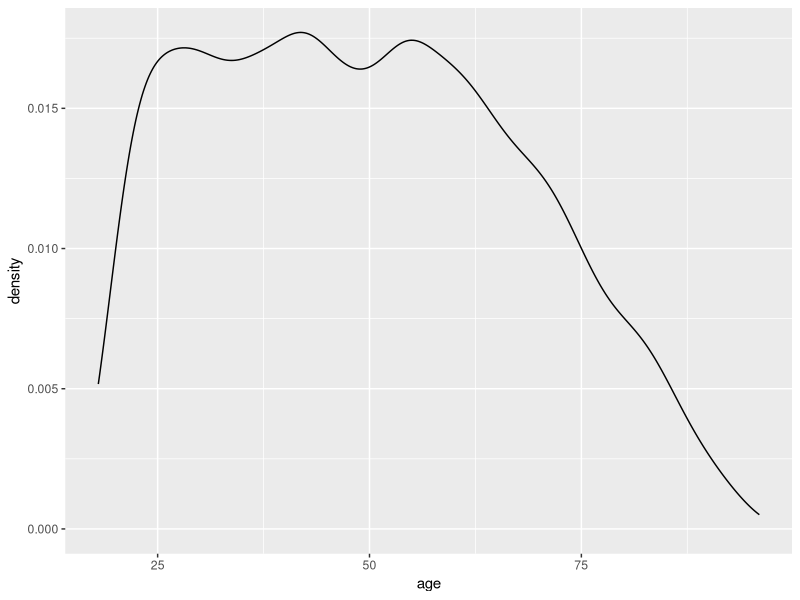
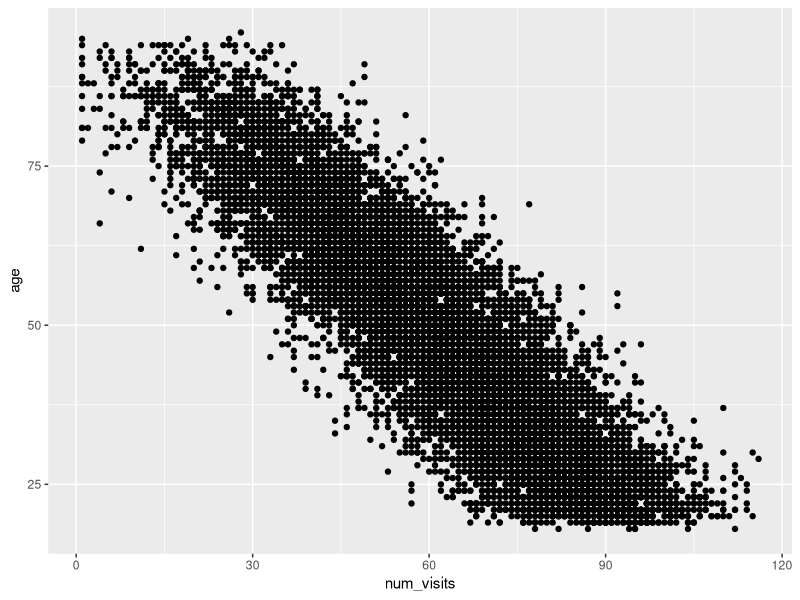
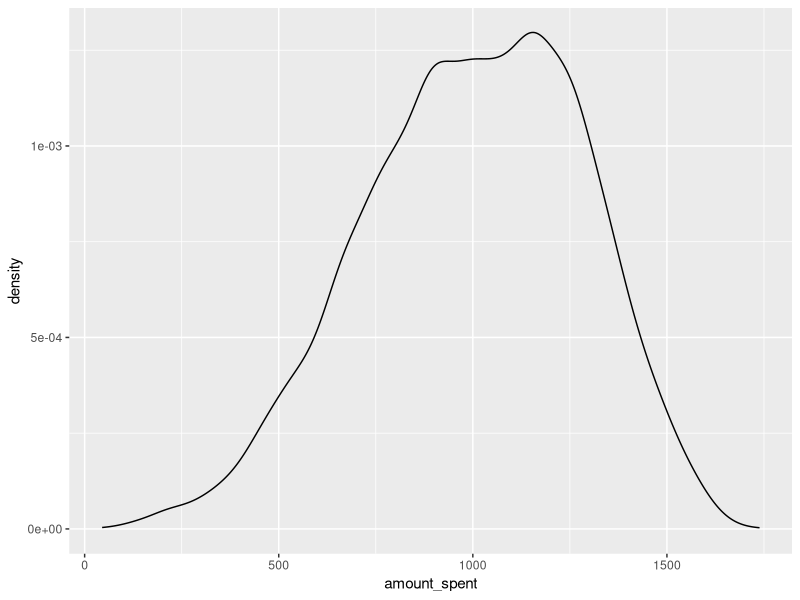
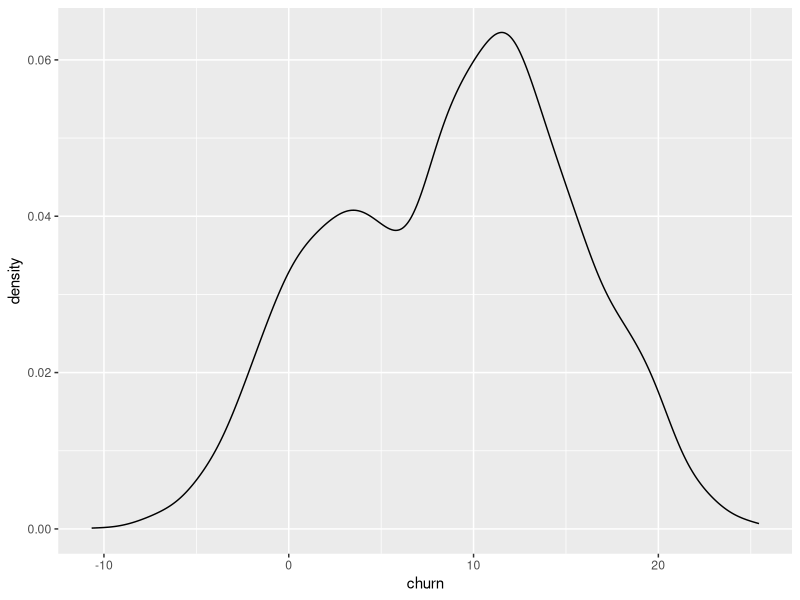

Generate these figures, in order, with R:
library(tidyverse)

# Number of Customers
num_cust <- 10000

# Customer ID
customer_id <- c()
for (i in 1:num_cust) {
  customer_id[i] <- 1000 + i
}

# Variable 1 - Age --------------------------------------------------------
# Truly Independent

sample_ages <- function(n) {
  ## custom age pdf
  age_pdf <- function(x) {
    if (x < 18 || x > 96) return(0)
    if (x >= 21 && x <= 60) return(1)
    if (x >= 18 && x < 21) return((x - 18) / (21 - 18))  # Ramps up from 18 to 21
    if (x > 60 && x <= 96) return((96 - x) / (96 - 60))  # Tapers down from 60 to 96
  }
  v_pdf <- Vectorize(age_pdf)
  ## rejection sampling
  samples <- c()
  while (length(samples) < n) {
    candidates <- runif(n, min = 18, max = 96)
    probs <- v_pdf(candidates)
    keep <- runif(n) < probs
    samples <- c(samples, candidates[keep])
    samples <- samples[1:min(length(samples), n)]  # Keep only up to n samples
  }
  return(round(samples))
}

age <- sample_ages(num_cust)

## Check distribution
tibble(age = age) |>
  ggplot(aes(x = age)) +
  geom_density()

# Revamped Variable 2 - Number of Online Visits ---------------------------
# Dependent on Age

num_visits <- c()

for (i in 1:num_cust) {
  num_visits[i] <- round(100 - age[i] + rnorm(1, 10, 10))
  num_visits[i] <- ifelse(num_visits[i] < 1, 1, num_visits[i])
}

tibble(num_visits = num_visits,
       age = age) |>
  ggplot(aes(x = num_visits, y = age)) +
  geom_point()

# Variable 3 - Interest in Hiking -----------------------------------------
# Completely Independent, 30% chance

hiking_int <- rbinom(num_cust, 1, .3)

# Variable 4 - Interest in Sustainability ---------------------------------
# Completely Independent, 60% chance

sustain_int <- rbinom(num_cust, 1, .6)

# Variable 5 - Active Online ----------------------------------------------
# Completely Independent, 80% chance

online_int <- rbinom(num_cust, 1, .8)

# Variable 6 - Amount Spent -----------------------------------------------
# A Partial Function of all 5 previous variables

amount_spent <- c()
for (i in 1:num_cust) {
  abs_age <- abs(age[i] - 46)
  age_impact <- abs_age/age[i]
  amount_spent[i] <- 600 +
    age_impact * -600 +
    # region_probs[which(region_options == region[i])] +
    num_visits[i] * 4 +
    200 * hiking_int[i] +
    400 * sustain_int[i] +
    100 * online_int[i] +
    rnorm(1, mean = 0, sd = 50)
}

for(i in 1:num_cust) {
  amount_spent[i] <- ifelse(amount_spent[i] < 0, 0, amount_spent[i])
}

## Check Distribution
tibble(amount_spent = amount_spent) |>
  ggplot(mapping = aes(x = amount_spent)) +
  geom_density()

# Variable 7 - Churn ------------------------------------------------------
# A Function of All 6 Variables

churn <- c()

for (i in 1:num_cust) {
  abs_age <- abs(age[i] - 25)
  age_impact <- abs_age/age[i]
  churn[i] <-
    # region_probs[which(region_options == region[i])] +
    (num_visits[i] / -30) +
    6 * hiking_int[i] +
    10 * sustain_int[i] +
    4 * online_int[i] +
    rnorm(1, mean = 0, sd = 2.5)
}

## Check Distribution
tibble(churn = churn) |>
  ggplot(mapping = aes(x = churn)) +
  geom_density()

churn_binary <- 1 - rbinom(num_cust, size=1, prob=exp(churn)/(1 + exp(churn)))

## Create a Dataframe
simulated_data <- tibble(
  churn = churn_binary,
  amount_spent = amount_spent,
  num_visits = num_visits,
  age = age,
  hiking_int = hiking_int,
  sustain_int = sustain_int,
  online_int = online_int,
  id = customer_id
)

# simulated_data |>
#   write_csv("independent_aa_churn.csv")

# rm(list = setdiff(ls(), "simulated_data"))

